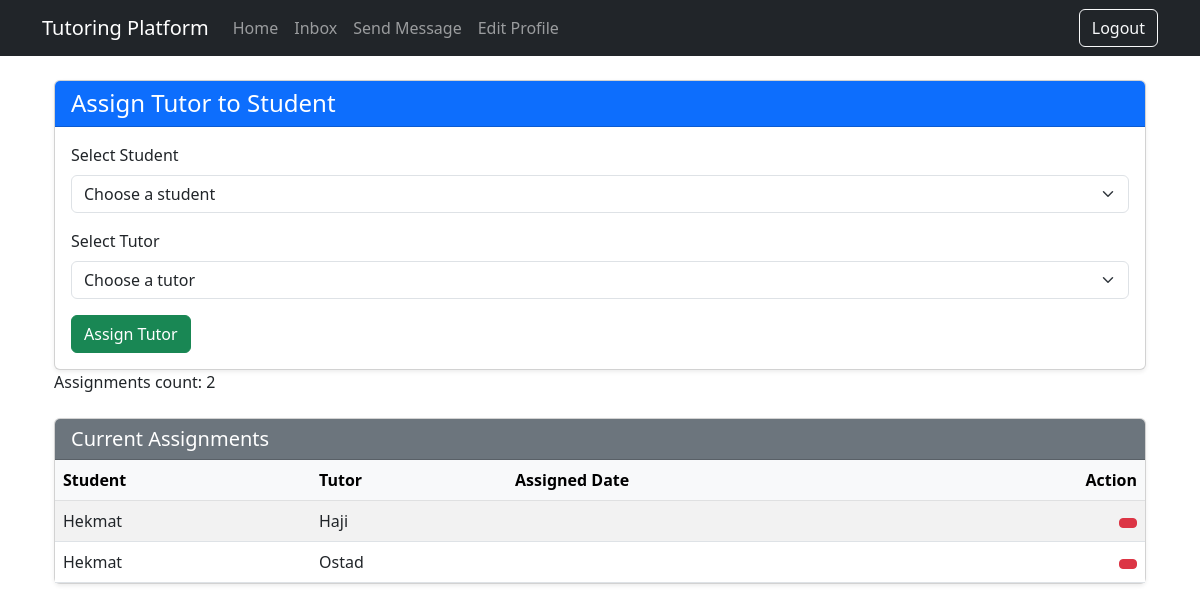
Page /dashboard/assign-tutor/ (signed in) on the earlier database version.
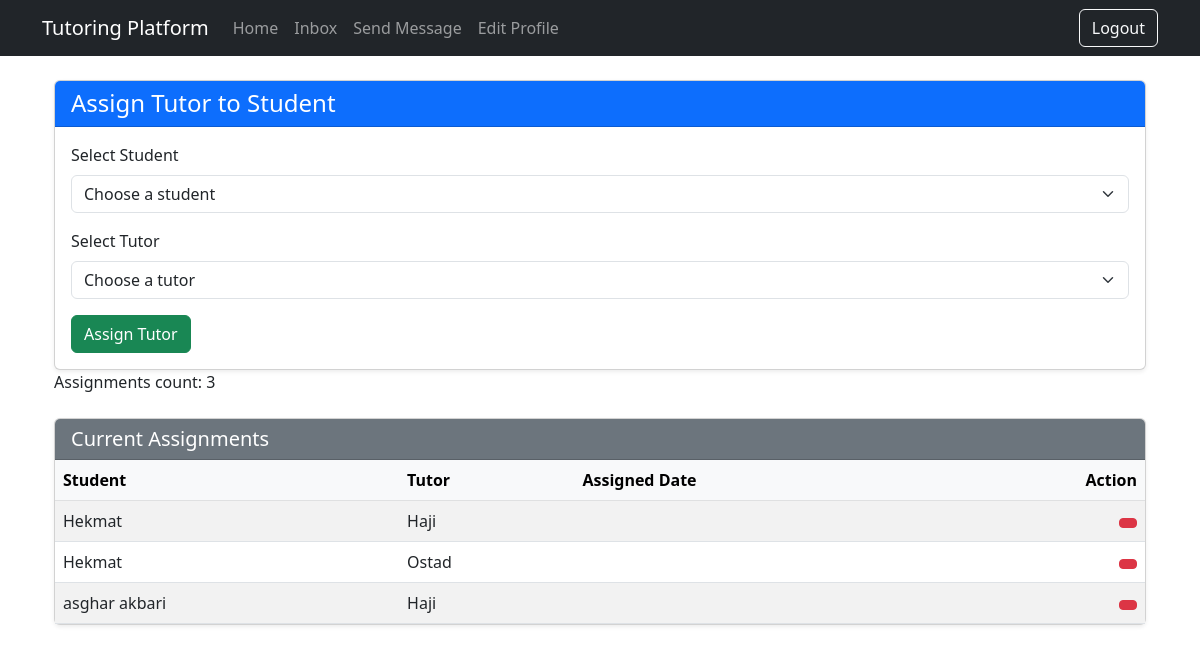
Same page on the later database version.
### core/models.py (models this page shows, shortened)
class TutorAssignment(models.Model):
    student = models.ForeignKey('StudentProfile', on_delete=models.CASCADE)
    tutor = models.ForeignKey('TutorProfile', on_delete=models.CASCADE)
    assigned_by = models.ForeignKey('CustomUser', on_delete=models.SET_NULL, null=True, limit_choices_to={'role': 'admin'})
    created_at = models.DateTimeField(auto_now_add=True)

class StudentProfile(models.Model):
    user = models.OneToOneField(CustomUser, on_delete=models.CASCADE, limit_choices_to={'role': 'student'})
    academic_needs = models.TextField()
    program_details = models.CharField(max_length=255)
    preferred_format = models.CharField(max_length=50)
    required_hours = models.PositiveIntegerField()

class CustomUser(AbstractBaseUser, PermissionsMixin):
    ROLE_CHOICES = [
        ('admin', 'Admin'),
        ('student', 'Student'),
        ('tutor', 'Tutor'),
        ('viewer', 'Viewer'),
    ]
    email = models.EmailField(unique=True)
    full_name = models.CharField(max_length=150)
    phone = models.CharField(max_length=20, unique=True)
    role = models.CharField(max_length=10, choices=ROLE_CHOICES)
    is_active = models.BooleanField(default=True)
    is_staff = models.BooleanField(default=False)
    date_joined = models.DateTimeField(auto_now_add=True)
    objects = CustomUserManager()
    USERNAME_FIELD = 'email'
    REQUIRED_FIELDS = ['full_name', 'phone', 'role']

class TutorProfile(models.Model):
    user = models.OneToOneField(CustomUser, on_delete=models.CASCADE, limit_choices_to={'role': 'tutor'})
    experience = models.TextField()
    skills = models.TextField()
    interests = models.TextField()
    location = models.CharField(max_length=100)
    timezone = models.CharField(max_length=100)
    approved = models.BooleanField(default=False)
    hourly_rate = models.DecimalField(max_digits=6, decimal_places=2, default=0.00)

### core/views.py (the view, shortened to what this page needs)
# urls.py: path('dashboard/assign-tutor/', assign_tutor, name='assign_tutor'),
@user_passes_test(is_admin)
def assign_tutor(request):
    students = StudentProfile.objects.all()
    tutors = TutorProfile.objects.filter(approved=True)
    assignments = TutorAssignment.objects.all()
    return render(request, 'assign_tutor.html', {
        'students': students,
        'tutors': tutors,
        'assignments': assignments,
    })

### core/views.py (called while the page is built)
def is_admin(user):
    return user.is_authenticated and user.role == 'admin'

### core/templates/assign_tutor.html (shortened to what this page needs)
{% extends 'base.html' %}
{% block content %}
<div class="container mt-4">
  <div class="card shadow-sm">
    <div class="card-header bg-primary text-white">
      <h4 class="mb-0">Assign Tutor to Student</h4>
    </div>
    <div class="card-body">
      <form method="post">
        <div class="mb-3">
          <label for="student" class="form-label">Select Student</label>
          <select name="student_id" id="student" class="form-select" required>
            <option value="" disabled selected>Choose a student</option>
          </select>
        </div>
        <div class="mb-3">
          <label for="tutor" class="form-label">Select Tutor</label>
          <select name="tutor_id" id="tutor" class="form-select" required>
            <option value="" disabled selected>Choose a tutor</option>
          </select>
        </div>
        <button type="submit" class="btn btn-success">Assign Tutor</button>
      </form>
    </div>
  </div>
  <p>Assignments count: {{ assignments|length }}</p>
  {% if assignments %}
  <div class="card shadow-sm mt-4">
    <div class="card-header bg-secondary text-white">
      <h5 class="mb-0">Current Assignments</h5>
    </div>
    <div class="card-body p-0">
      <table class="table table-striped mb-0">
        <thead class="table-light">
          <tr>
            <th>Student</th>
            <th>Tutor</th>
            <th>Assigned Date</th>
            <th class="text-end">Action</th>
          </tr>
        </thead>
        <tbody>
          {% for assignment in assignments %}
          <tr>
            <td>{{ assignment.student.user.full_name }}</td>
            <td>{{ assignment.tutor.user.full_name }}</td>
            <td>{{ assignment.assigned_at|date:"Y-m-d" }}</td>
            <td class="text-end">
              <form method="post" action="{% url 'remove_assignment' assignment.id %}" style="display:inline;">
                <button type="submit" class="btn btn-sm btn-danger" title="Remove">
                </button>
              </form>
            </td>
          </tr>
          {% endfor %}
        </tbody>
      </table>
    </div>
  </div>
  {% else %}
    <p class="mt-4 text-muted">No assignments available yet.</p>
  {% endif %}
</div>
{% endblock %}

Differences in the rows shown:
added TutorAssignment: student.user.full_name "asghar akbari", tutor.user.full_name "Haji"
Other differences:
{{ assignments|length }}: "2" → "3"
